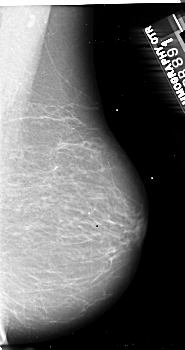
#> input picture mammo_1.png, 185 x 350 px
$ jupyter execute --allow-errors 'Image Pre-processing .ipynb'   (shell and % lines are left out)
#> lines starting #> are read from the running program, lines starting #| are printed output that depends on the picture; after the words box and inside, x2 and y2 are one past the last pixel; in counts of white or black regions, pixels touching at a corner belong together; long printed decimals are rounded
# Canny Edge Detection

[cell 1]
import numpy as np
from PIL import Image, ImageFont, ImageDraw
from PIL.ImageChops import add, subtract, multiply, difference, screen
import PIL.ImageStat as stat
from skimage.io import imread, imsave, imshow, show, imread_collection, imshow_collection
from skimage import color, viewer, exposure, img_as_float, data
from skimage.transform import SimilarityTransform, warp, swirl
from skimage.util import invert, random_noise, montage
import matplotlib.image as mpimg
import matplotlib.pylab as plt
from scipy.ndimage import affine_transform, zoom

[cell 2]
from skimage import io
from skimage import feature
from skimage import color
from matplotlib import pylab as pylab
img = io.imread("mammo_1.png")
#> img is the input picture: shape (350, 185, 4); mean R, G, B, A 103.2, 103.2, 103.2, 255
img = color.rgb2gray(img)
#> img: shape (350, 185) float64
edge = feature.canny(img,6)
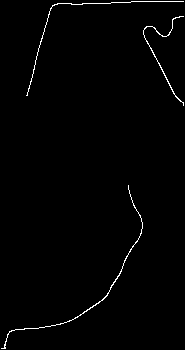
#> edge: shape (350, 185) bool; 1.1% white in thin lines or dots
fig, (axes1, axes2) = pylab.subplots(1, 2, figsize=(15, 10), sharex=True, sharey=True)
axes1.axis('off'), axes1.imshow(img, cmap=pylab.cm.gray), axes1.set_title('Input image')
axes2.axis('off'), axes2.imshow(edge, cmap=pylab.cm.gray), axes2.set_title('Canny edge detection')
pylab.show()

[cell 3]
from skimage import io
from skimage import feature
from skimage import color
from matplotlib import pylab as pylab
img = io.imread("mammo_2.png")
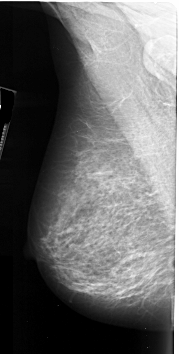
#> input picture mammo_2.png, 179 x 354 px
#> img is the input picture: shape (354, 179, 4); mean R, G, B, A 103.3, 103.3, 103.3, 255
img = color.rgb2gray(img)
#> img: shape (354, 179) float64
edge = feature.canny(img,6)
#> edge: shape (354, 179) bool; 0.98% white in thin lines or dots
fig, (axes1, axes2) = pylab.subplots(1, 2, figsize=(15, 10), sharex=True, sharey=True)
axes1.axis('off'), axes1.imshow(img, cmap=pylab.cm.gray), axes1.set_title('Input image')
axes2.axis('off'), axes2.imshow(edge, cmap=pylab.cm.gray), axes2.set_title('Canny edge detection')
pylab.show()

[cell 4]
from skimage import io
from skimage import feature
from skimage import color
from matplotlib import pylab as pylab
img = io.imread("mammo_3.jpg")
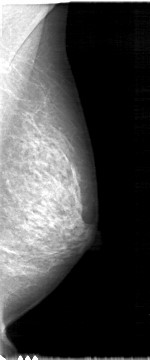
#> input picture mammo_3.jpg, 150 x 360 px
#> img is the input picture: shape (360, 150, 3); min 0, max 255, mean 75.5
img = color.rgb2gray(img)
#> img: shape (360, 150) float64
edge = feature.canny(img,6)
#> edge: shape (360, 150) bool; 1.2% white in thin lines or dots
fig, (axes1, axes2) = pylab.subplots(1, 2, figsize=(15, 10), sharex=True, sharey=True)
axes1.axis('off'), axes1.imshow(img, cmap=pylab.cm.gray), axes1.set_title('Input image')
axes2.axis('off'), axes2.imshow(edge, cmap=pylab.cm.gray), axes2.set_title('Canny edge detection')
pylab.show()

[cell 5]
from skimage import io
from skimage import feature
from skimage import color
from matplotlib import pylab as pylab
img = io.imread("mammo_4.jpg")
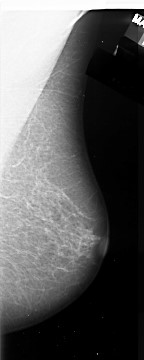
#> input picture mammo_4.jpg, 144 x 360 px
#> img is the input picture: shape (360, 144, 3); min 0, max 255, mean 93.3
img = color.rgb2gray(img)
#> img: shape (360, 144) float64
edge = feature.canny(img,6)
#> edge: shape (360, 144) bool; 0.41% white in thin lines or dots, all inside (x1, y1, x2, y2) = (30, 6, 143, 116)
fig, (axes1, axes2) = pylab.subplots(1, 2, figsize=(15, 10), sharex=True, sharey=True)
axes1.axis('off'), axes1.imshow(img, cmap=pylab.cm.gray), axes1.set_title('Input image')
axes2.axis('off'), axes2.imshow(edge, cmap=pylab.cm.gray), axes2.set_title('Canny edge detection')
pylab.show()

[cell 6]
from skimage import io
from skimage import feature
from skimage import color
from matplotlib import pylab as pylab
img = io.imread("mammo_5.jpg")
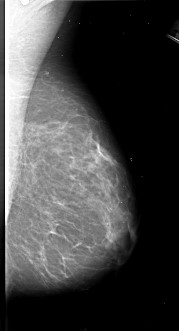
#> input picture mammo_5.jpg, 179 x 331 px
#> img is the input picture: shape (331, 179, 3); min 0, max 255, mean 68.6
img = color.rgb2gray(img)
#> img: shape (331, 179) float64
edge = feature.canny(img,6)
#> edge: shape (331, 179) bool; 1.4% white in thin lines or dots, all inside (x1, y1, x2, y2) = (1, 1, 125, 289)
fig, (axes1, axes2) = pylab.subplots(1, 2, figsize=(15, 10), sharex=True, sharey=True)
axes1.axis('off'), axes1.imshow(img, cmap=pylab.cm.gray), axes1.set_title('Input image')
axes2.axis('off'), axes2.imshow(edge, cmap=pylab.cm.gray), axes2.set_title('Canny edge detection')
pylab.show()

Dear (to be) Intern, please note the following :

> If we observe the output of <b>canny edge detection</b> on different mammograms the <font color='red'><b>pectoral muscle</b></font> separation is not happening that well.

Certain modification with the help of <b>hough transform</b> _or any other suitable transformation technique_ is required. Hence further job is to code and apply most some transformation or generate a striaght line in some way to distinguish the pectoral muscle clearly.

Post that a new image as to be generated, such that it should be without the pectoral muscle part. You can fill the pectoral muscle part with all black pixels, so that it is clearly distinguished.

[cell 7]
# Code for applying transformation like Hough Transform
# or some other transform

from skimage import io
from skimage import feature
from skimage import filters
from skimage.transform import hough_line, hough_line_peaks
from skimage import color
from skimage.draw import polygon
from matplotlib import pylab as pylab
img = io.imread("mammo_4.jpg")
img = color.rgb2gray(img)
edge = feature.canny(img,6)

#sobel filtering on canny edge image
edge = filters.sobel(edge)
#> edge: shape (360, 144) float64

#hough transform
h, theta, d = hough_line(edge)
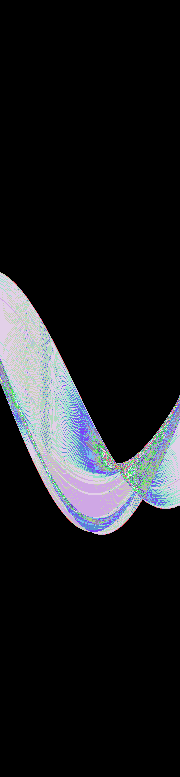
#> h: shape (777, 180) uint64; 78 distinct labels, from 0 to 109; one colour per label, 0 black
#> theta = 180 values from -1.57 to 1.55; d = 777 values from -388 to 388

fig, (ax0, ax1, ax2) = plt.subplots(1, 3, figsize=(15, 10))
plt.tight_layout()

ax0.axis('on'), ax0.imshow(img, cmap=pylab.cm.gray), ax0.set_title('Input image')
ax1.axis('on'), ax1.imshow(edge, cmap=pylab.cm.gray), ax1.set_title('Canny edge detection')

#hough transform for edge line detections
ax2.imshow(edge, cmap=plt.cm.gray)
row1, col1 = edge.shape
#> row1 = 360; col1 = 144
for _, angle, dist in zip(*hough_line_peaks(h, theta, d)):
    y0 = (dist - 0 * np.cos(angle)) / np.sin(angle)
    y1 = (dist - col1 * np.cos(angle)) / np.sin(angle)
    ax2.plot((0, col1), (y0, y1), '-r')
    print(y0)
    print(y1) #parameters for the line detected
#> this loop made 1 pass
#> (angle, dist, y0, y1) on pass 1: (0.454, 78, 177.9, -117.3)
#| 177.931
#| -117.312
ax2.set_title('Detected lines')
# ax2.set_axis_off()
pylab.show()

[cell 8]
# Code to fill the pectoral muscle part with all black pixels,
# so that it is clearly distinguished.


#use the parameters found by hough transform
#to detect the polygon for pectoral muscle
from skimage.draw import polygon
r1 = np.array([-118, 181, -118, -118])
c1 = np.array([144, 0, 0, 144])
rr, cc = polygon(r1, c1)
img[rr, cc] = 0  #fill with black pixels
#> img: shape (360, 144) float64

fig, (ax0) = plt.subplots(1, 1, figsize=(15, 10))
ax0.axis('on'), ax0.imshow(img, cmap=pylab.cm.gray), ax0.set_title('Pectoral muscle removal')

[cell 9]
# Code for applying transformation like Hough Transform
# or some other transform

from skimage import io
from skimage import feature
from skimage import filters
from skimage.transform import hough_line, hough_line_peaks
from skimage import color
from skimage.draw import polygon
from matplotlib import pylab as pylab
img = io.imread("mammo_3.jpg")
img = color.rgb2gray(img)
edge = feature.canny(img,6)

#sobel filtering on canny edge image
edge = filters.sobel(edge)
#> edge: shape (360, 150) float64

#hough transform
h, theta, d = hough_line(edge)
#> h: shape (781, 180) uint64
#> d = 781 values from -390 to 390

fig, (ax0, ax1, ax2) = plt.subplots(1, 3, figsize=(15, 10))
plt.tight_layout()

ax0.axis('on'), ax0.imshow(img, cmap=pylab.cm.gray), ax0.set_title('Input image')
ax1.axis('on'), ax1.imshow(edge, cmap=pylab.cm.gray), ax1.set_title('Canny edge detection')
# pylab.show()

ax2.imshow(edge, cmap=plt.cm.gray)
row1, col1 = edge.shape
#> col1 = 150
for _, angle, dist in zip(*hough_line_peaks(h, theta, d)):
    y0 = (dist - 0 * np.cos(angle)) / np.sin(angle)
    y1 = (dist - col1 * np.cos(angle)) / np.sin(angle)
    ax2.plot((0, col1), (y0, y1), '-r')
    print(y0)
    print(y1) #parameters for the line detected
#> this loop made 9 passes
#> (angle, dist, y0, y1) on passes 1 to 9: (-1.57, -2, 2, 2), (0.314, 47, 152.1, -309.6), (0.873, 240, 313.3, 187.4), (0.628, 205, 348.8, 142.3), (0.716, 219, 333.8, 161.3), (-0.122, 57, -467.7, 753.9), (-0.0698, 69, -989.2, 1155.9), (-0.192, 42, -220.1, 551.6), (-0.332, 18, -55.29, 380.3)
#> (printed output is left out)
ax2.set_title('Detected lines')
pylab.show()

# Code to fill the pectoral muscle part with all black pixels,
# so that it is clearly distinguished.

#use the parameters found by hough transform
#to detect the polygon for pectoral muscle
from skimage.draw import polygon
r1 = np.array([-315, 157, -315, -315])
c1 = np.array([col1, 0, 0, col1])
#> c1 = [150, 0, 0, 150]
rr, cc = polygon(r1, c1)
#> rr = 4020 values from 0 to 157
img[rr, cc] = 0
#> img: shape (360, 150) float64

fig, (ax4) = plt.subplots(1, 1, figsize=(15, 10))
ax4.axis('on'), ax4.imshow(img, cmap=pylab.cm.gray), ax4.set_title('Pectoral muscle removal')

[cell 10]
# Try the above 2 steps on all images from mammo_1 to mammo_5
# It should give clear visual results , where a layman can see that
# the pectoral muscle part is filled black.


# Code for applying transformation like Hough Transform
# or some other transform

from skimage import io
from skimage import feature
from skimage.transform import hough_line, hough_line_peaks
from skimage import color
from skimage.draw import polygon
from matplotlib import pylab as pylab
img = io.imread("mammo_1.png")
img = color.rgb2gray(img)
img2 = io.imread("mammo_1.png")
img2 = color.rgb2gray(img2)
edge = feature.canny(img,6)

#sobel filtering on canny edge image
edge = filters.sobel(edge)
#> edge: shape (350, 185) float64

#hough transform
h, theta, d = hough_line(edge)
#> h: shape (793, 180) uint64
#> d = 793 values from -396 to 396

fig, (ax0, ax1, ax2) = plt.subplots(1, 3, figsize=(15, 10))
plt.tight_layout()

ax0.axis('on'), ax0.imshow(img, cmap=pylab.cm.gray), ax0.set_title('Input image')
ax1.axis('on'), ax1.imshow(edge, cmap=pylab.cm.gray), ax1.set_title('Canny edge detection')

ax2.imshow(edge, cmap=plt.cm.gray)
row1, col1 = edge.shape
#> row1 = 350; col1 = 185
print('The value of col1 is {}'.format(col1))
#| The value of col1 is 185
for _, angle, dist in zip(*hough_line_peaks(h, theta, d)):
    y0 = (dist - 0 * np.cos(angle)) / np.sin(angle)
    y1 = (dist - col1 * np.cos(angle)) / np.sin(angle)
    ax2.plot((0, col1), (y0, y1), '-r')
    print(y0)
    print(y1)
#> this loop made 6 passes
#> (angle, dist, y0, y1) on passes 1 to 6: (-1.57, -2, 2, 2), (0.262, 51, 197, -493.4), (-0.489, 111, -236.4, 111.5), (0.506, 235, 484.7, 151), (1.38, 328, 334.1, 298.2), (0.977, 304, 366.7, 241.9)
#| 2.0
#| 2.000
#| 197.049
#| -493.381
#| -236.436
#| 111.498
#| 484.726
#| 150.978
#| 334.139
#| 298.179
#> (further printed lines are left out)
ax2.set_title('Detected lines')
pylab.show()


# Code to fill the pectoral muscle part with all black pixels,
# so that it is clearly distinguished.
from skimage.draw import polygon
r1 = np.array([-506, 204, -506, -506])
c1 = np.array([col1, 0, 0, col1])
#> c1 = [185, 0, 0, 185]
rr, cc = polygon(r1, c1)
img[rr, cc] = 0
#> img: shape (350, 185) float64


fig, (ax4) = plt.subplots(1, 1, figsize=(15, 10))
ax4.axis('on'), ax4.imshow(img, cmap=pylab.cm.gray), ax4.set_title('Pectoral muscle removal')

[cell 11]
# Try the above 2 steps on all images from mammo_1 to mammo_5
# It should give clear visual results , where a layman can see that
# the pectoral muscle part is filled black.


# Code for applying transformation like Hough Transform
# or some other transform

from skimage import io
from skimage import feature
from skimage import filters
from skimage.transform import hough_line, hough_line_peaks
from skimage import color
from skimage.draw import polygon
from matplotlib import pylab as pylab
img = io.imread("mammo_2.png")
img = color.rgb2gray(img)
img2 = io.imread("mammo_2.png")
img2 = color.rgb2gray(img2)
edge = feature.canny(img,6)

#sobel filtering on canny edge image
edge = filters.sobel(edge)
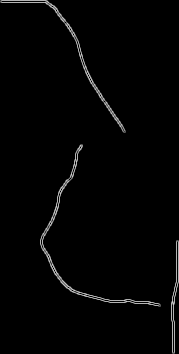
#> edge: shape (354, 179) float64; min 0, max 0.791, mean 0.0148

#hough transform
h, theta, d = hough_line(edge)
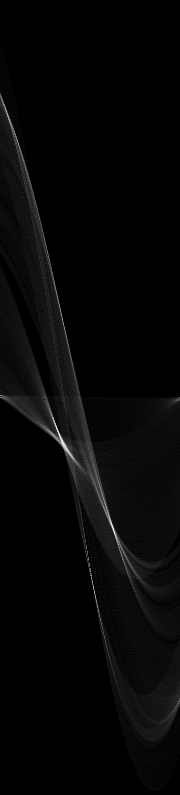
#> h: shape (795, 180) uint64; min 0, max 88, mean 2.2; drawn with min black and max white
#> d = 795 values from -397 to 397

fig, (ax0, ax1, ax2) = plt.subplots(1, 3, figsize=(15, 10))
plt.tight_layout()

ax0.axis('on'), ax0.imshow(img, cmap=pylab.cm.gray), ax0.set_title('Input image')
ax1.axis('on'), ax1.imshow(edge, cmap=pylab.cm.gray), ax1.set_title('Canny edge detection')

ax2.imshow(edge, cmap=plt.cm.gray)
row1, col1 = edge.shape
print('The value of col1 is {}'.format(col1))
#| The value of col1 is 179
for _, angle, dist in zip(*hough_line_peaks(h, theta, d)):
    y0 = (dist - 0 * np.cos(angle)) / np.sin(angle)
    y1 = (dist - col1 * np.cos(angle)) / np.sin(angle)
    ax2.plot((0, col1), (y0, y1), '-r')
    print(y0)
    print(y1)
#> this loop made 13 passes
#> (angle, dist, y0, y1) on passes 1 to 12: (0.401, 132, 337.8, -83.87), (-0.524, 40, -80, 230), (0.0524, 189, 3611.3, 195.8), (-1.5, -291, 291.7, 304.2), (-1.43, -280, 282.8, 307.9), (-0.0175, 168, -9626.2, 628.7), (-1.34, -267, 274, 315.3), (-0.506, -82, 169.1, 492.1), (-0.576, -100, 183.6, 459.2), (-1.57, -2, 2, 2), (0.192, 94, 492.6, -428.2), (0.14, 84, 603.6, -670.1)
#> (printed output is left out)
ax2.set_title('Detected lines')
pylab.show()


# Code to fill the pectoral muscle part with all black pixels,
# so that it is clearly distinguished.
from skimage.draw import polygon
r1 = np.array([224, -77, -224, 77])
c1 = np.array([col1, 0, col1, col1])
rr, cc = polygon(r1, c1)
#> (the rest of this cell did not finish here and is left out)

[cell 12]
# Try the above 2 steps on all images from mammo_1 to mammo_5
# It should give clear visual results , where a layman can see that
# the pectoral muscle part is filled black.


# Code for applying transformation like Hough Transform
# or some other transform

from skimage import io
from skimage import feature
from skimage import filters
from skimage.transform import hough_line, hough_line_peaks
from skimage import color
from skimage.draw import polygon
from matplotlib import pylab as pylab
img = io.imread("mammo_5.jpg")
img = color.rgb2gray(img)
edge = feature.canny(img,6)

#sobel filtering on canny edge image
edge = filters.sobel(edge)
#> edge: shape (331, 179) float64

#hough transform
h, theta, d = hough_line(edge)
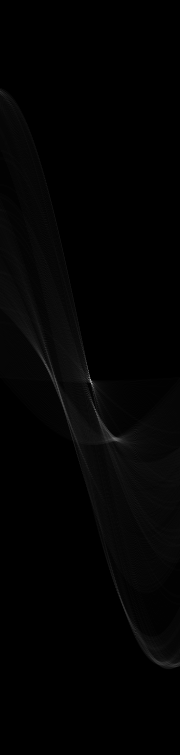
#> h: shape (755, 180) uint64; min 0, max 165, mean 2.9
#> d = 755 values from -377 to 377

fig, (ax0, ax1, ax2) = plt.subplots(1, 3, figsize=(15, 10))
plt.tight_layout()

ax0.axis('on'), ax0.imshow(img, cmap=pylab.cm.gray), ax0.set_title('Input image')
ax1.axis('on'), ax1.imshow(edge, cmap=pylab.cm.gray), ax1.set_title('Canny edge detection')

ax2.imshow(edge, cmap=plt.cm.gray)
row1, col1 = edge.shape
print('The value of col1 is {}'.format(col1))
#| The value of col1 is 179
for _, angle, dist in zip(*hough_line_peaks(h, theta, d)):
    y0 = (dist - 0 * np.cos(angle)) / np.sin(angle)
    y1 = (dist - col1 * np.cos(angle)) / np.sin(angle)
    ax2.plot((0, col1), (y0, y1), '-r')
    print(y0)
    print(y1)
#> this loop made 4 passes
#> (angle, dist, y0, y1) on passes 1 to 4: (0, 2, inf, -inf), (0.419, 61, 150, -252.1), (-0.785, -13, 18.38, 197.4), (0.122, 38, 311.8, -1146)
#| inf
#| -inf
#| 149.974
#| -252.066
#| 18.385
#| 197.385
#| 311.809
#| -1146.029
ax2.set_title('Detected lines')
pylab.show()


# Code to fill the pectoral muscle part with all black pixels,
# so that it is clearly distinguished.
from skimage.draw import polygon
r1 = np.array([-255, 153, -255, -255])
c1 = np.array([col1, 0, 0, col1])
rr, cc = polygon(r1, c1)
img[rr, cc] = 0
#> img: shape (331, 179) float64


fig, (ax4) = plt.subplots(1, 1, figsize=(15, 10))
ax4.axis('on'), ax4.imshow(img, cmap=pylab.cm.gray), ax4.set_title('Pectoral muscle removal')
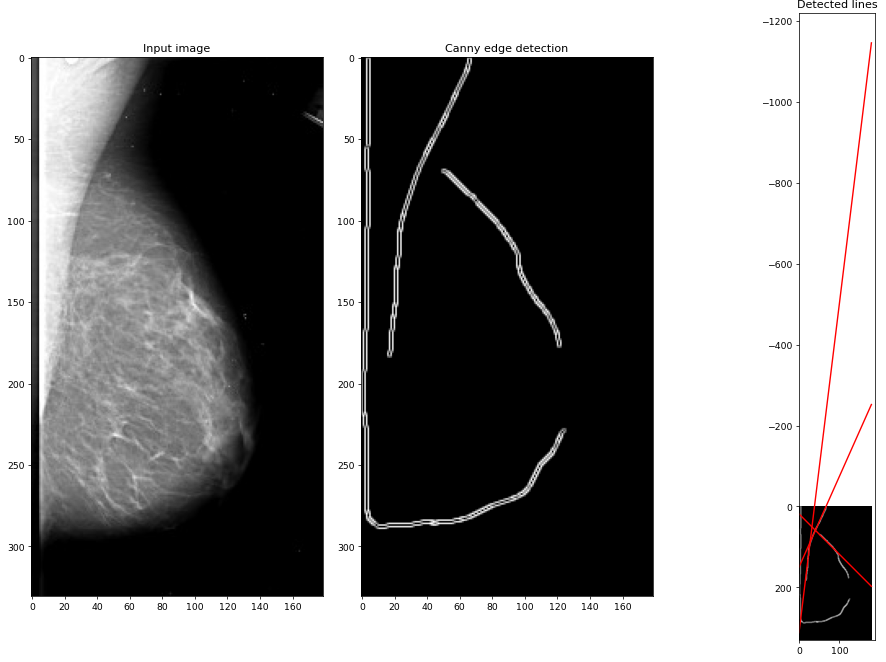
#> figure drawn by matplotlib, 3 panels
